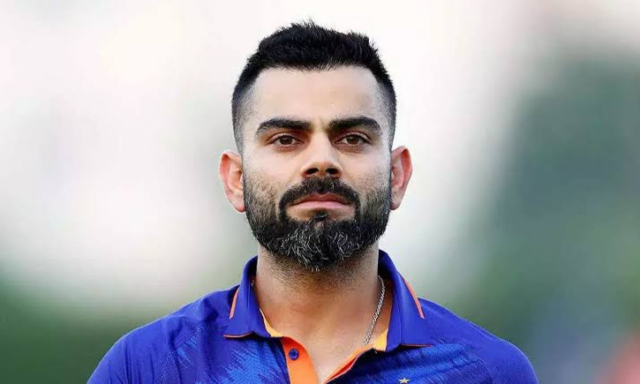
#> input picture model/test_images/Virat-kohli.jpg, 1280 x 768 px (shown at 1/2 size)
$ jupyter execute --allow-errors student_classifier.ipynb   (shell and % lines are left out)
#> lines starting #> are read from the running program, lines starting #| are printed output that depends on the picture; after the words box and inside, x2 and y2 are one past the last pixel; in counts of white or black regions, pixels touching at a corner belong together
[cell 1]
import numpy as np
import cv2
import matplotlib
from matplotlib import pyplot as plt

[cell 2]
img= cv2.imread('./test_images/Virat-kohli.jpg')
#> img is the input picture: shape (768, 1280, 3); mean B, G, R 170.1, 162.6, 162.2
img.shape
#> Out = (768, 1280, 3)

[cell 3]
plt.imshow(img)

[cell 4]
gray=cv2.cvtColor(img,cv2.COLOR_BGR2GRAY)
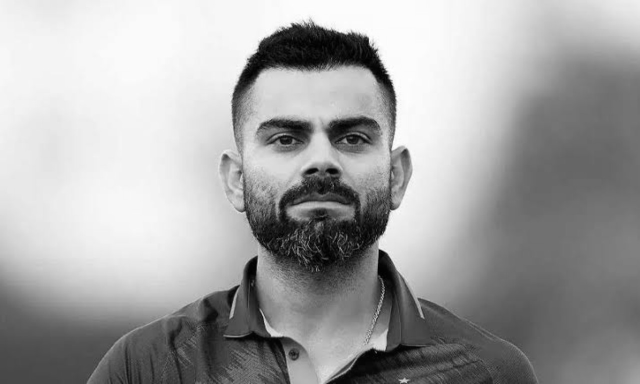
#> gray: shape (768, 1280) (shown at 1/2 size); min 0, max 255, mean 163.3
gray.shape
plt.imshow(gray, cmap='gray')

[cell 5]
gray

[cell 6]
face_cascade = cv2.CascadeClassifier('./opencv/haarcascade_frontalface_default.xml')
eye_cascade = cv2.CascadeClassifier('./opencv/haarcascade_eye.xml')

faces = face_cascade.detectMultiScale(gray, 1.3, 5)
#> faces = [[447, 124, 380, 380]]
faces
#> Out = [[447, 124, 380, 380]]

[cell 7]
(x,y,w,h) = faces[0]
#> x = 447; y = 124; w = 380; h = 380
x,y,w,h
#> Out = (447, 124, 380, 380)

[cell 8]
face_img = cv2.rectangle(img,(x,y),(x+w,y+h),(255,0,0),2)
plt.imshow(face_img)

[cell 9]
cv2.destroyAllWindows()
for (x,y,w,h) in faces:
    face_img = cv2.rectangle(img,(x,y),(x+w,y+h),(255,0,0),2)
    roi_gray = gray[y:y+h, x:x+w]
    roi_color = face_img[y:y+h, x:x+w]
    eyes = eye_cascade.detectMultiScale(roi_gray)
    for (ex,ey,ew,eh) in eyes:
        cv2.rectangle(roi_color,(ex,ey),(ex+ew,ey+eh),(0,255,0),2)
#> this loop made 1 pass
#> (x, y, w, h, eyes) on pass 1: (447, 124, 380, 380, [[87, 124, 68, 68], [215, 113, 80, 80]])
#> pass 1, `roi_gray = gray[y:y+h, x:x+w]`:
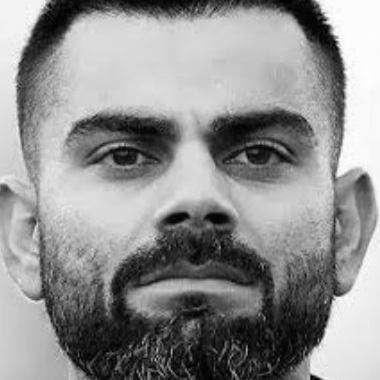
#> roi_gray: shape (380, 380); min 0, max 255, mean 143.4
#> pass 1, `roi_color = face_img[y:y+h, x:x+w]`:
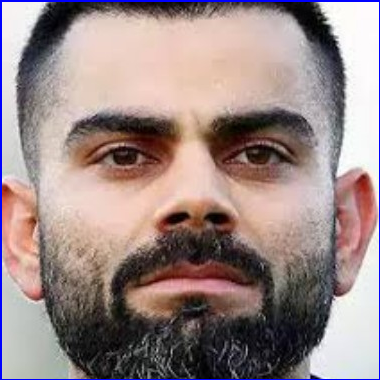
#> roi_color: shape (380, 380, 3); mean B, G, R 134.3, 136.2, 154.4
#> after the loop:
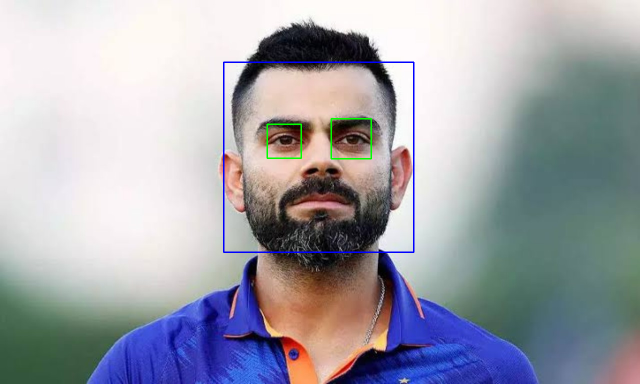
#> img: shape (768, 1280, 3) (shown at 1/2 size); mean B, G, R 170.3, 162.1, 161.2
#> after the loop:
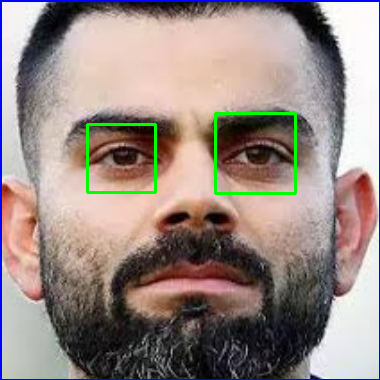
#> roi_color: shape (380, 380, 3); 1.22% of pixels changed, all inside (x1, y1, x2, y2) = (86, 112, 297, 195)


plt.figure()
plt.imshow(face_img, cmap='gray')
plt.show()

[cell 10]
plt.imshow(roi_color, cmap='gray')

[cell 11]
def get_cropped_image_if_2_eyes(image_path):
#> called with image_path = './test_images/Virat-kohli.jpg'
    img = cv2.imread(image_path)
    gray = cv2.cvtColor(img, cv2.COLOR_BGR2GRAY)
    faces = face_cascade.detectMultiScale(gray, 1.3, 5)
#> faces = [[447, 124, 380, 380]]
    for (x,y,w,h) in faces:
        roi_gray = gray[y:y+h, x:x+w]
        roi_color = img[y:y+h, x:x+w]
        eyes = eye_cascade.detectMultiScale(roi_gray)
        if len(eyes) >= 2:
            return roi_color

[cell 12]
cropped_image = get_cropped_image_if_2_eyes('./test_images/Virat-kohli.jpg')
plt.imshow(cropped_image)

[cell 13]
org_image_obstructed = cv2.imread('./test_images/images.jpg')
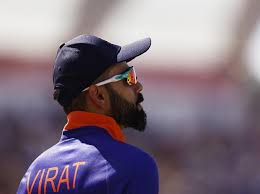
#> input picture model/test_images/images.jpg, 260 x 194 px
#> org_image_obstructed is the input picture: shape (194, 260, 3); mean B, G, R 127, 113.5, 127.7
plt.imshow(org_image_obstructed)

[cell 14]
cropped_image_no_2_eyes = get_cropped_image_if_2_eyes('./test_images/images.jpg')
#> call 2 of get_cropped_image_if_2_eyes, with image_path = './test_images/images.jpg'
#> in get_cropped_image_if_2_eyes (call 2), `gray = cv2.cvtColor(img, cv2.COLOR_BGR2GRAY)`:
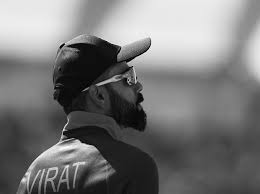
#> gray: shape (194, 260); min 0, max 252, mean 119.3
#> in get_cropped_image_if_2_eyes (call 2), `faces = face_cascade.detectMultiScale(gray, 1.3, 5)`: faces = ()
cropped_image_no_2_eyes

[cell 15]
path_to_data = "./dataset/"
path_to_cr_data = "./dataset/cropped/"

[cell 16]
import os
img_dirs = []
for entry in os.scandir(path_to_data):
    if entry.is_dir():
        img_dirs.append(entry.path)

[cell 17]
img_dirs

[cell 18]
import shutil
if os.path.exists(path_to_cr_data):
    shutil.rmtree(path_to_cr_data)
os.mkdir(path_to_cr_data)

[cell 19]
cropped_image_dirs = []
celebrity_file_names_dict = {}

#> (the rest of this cell did not finish here and is left out)

        if roi_color is not None:
            cropped_folder = path_to_cr_data + celebrity_name
            if not os.path.exists(cropped_folder):
                os.makedirs(cropped_folder)
                cropped_image_dirs.append(cropped_folder)
                print("Generating cropped images in folder: ",cropped_folder)

            cropped_file_name = celebrity_name + str(count) + ".png"
            cropped_file_path = cropped_folder + "/" + cropped_file_name

            cv2.imwrite(cropped_file_path, roi_color)
            celebrity_file_names_dict[celebrity_name].append(cropped_file_path)
            count += 1

[cell 20]
'''
'lionel_messi' : {
    './dataset/cropped/lionel_messi/lionel_messi1.png'
}
'''
print('work done')

[cell 21]
import numpy as np
import pywt
import cv2

def w2d(img, mode='haar', level=1):
#> called with mode = 'db1', level = 5
    imArray = img
    #Datatype conversions
    #convert to grayscale
    imArray = cv2.cvtColor( imArray,cv2.COLOR_RGB2GRAY )
    #convert to float
    imArray =  np.float32(imArray)
    imArray /= 255;
    # compute coefficients
    coeffs=pywt.wavedec2(imArray, mode, level=level)
#> coeffs = 6 items

    #Process Coefficients
    coeffs_H=list(coeffs)
#> coeffs_H = 6 items
    coeffs_H[0] *= 0;

    # reconstruction
    imArray_H=pywt.waverec2(coeffs_H, mode);
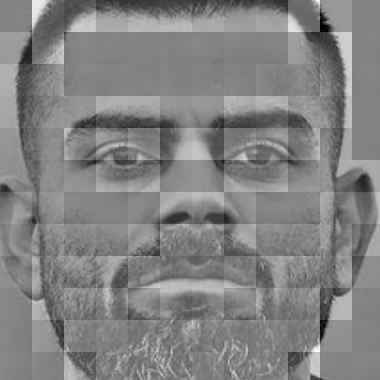
#> imArray_H: shape (380, 380) float32; min -0.824, max 0.782, mean -0.000686; drawn with min black and max white
    imArray_H *= 255;
    imArray_H =  np.uint8(imArray_H)
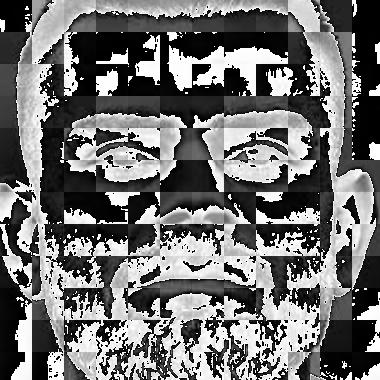
#> imArray_H: shape (380, 380); min 0, max 255, mean 112.6

    return imArray_H

[cell 22]
im_har = w2d(cropped_image,'db1',5)
plt.imshow(im_har, cmap='gray')

[cell 23]
class_dict = {}
count = 0
for celebrity_name in celebrity_file_names_dict.keys():
    class_dict[celebrity_name] = count
    count = count + 1
class_dict
